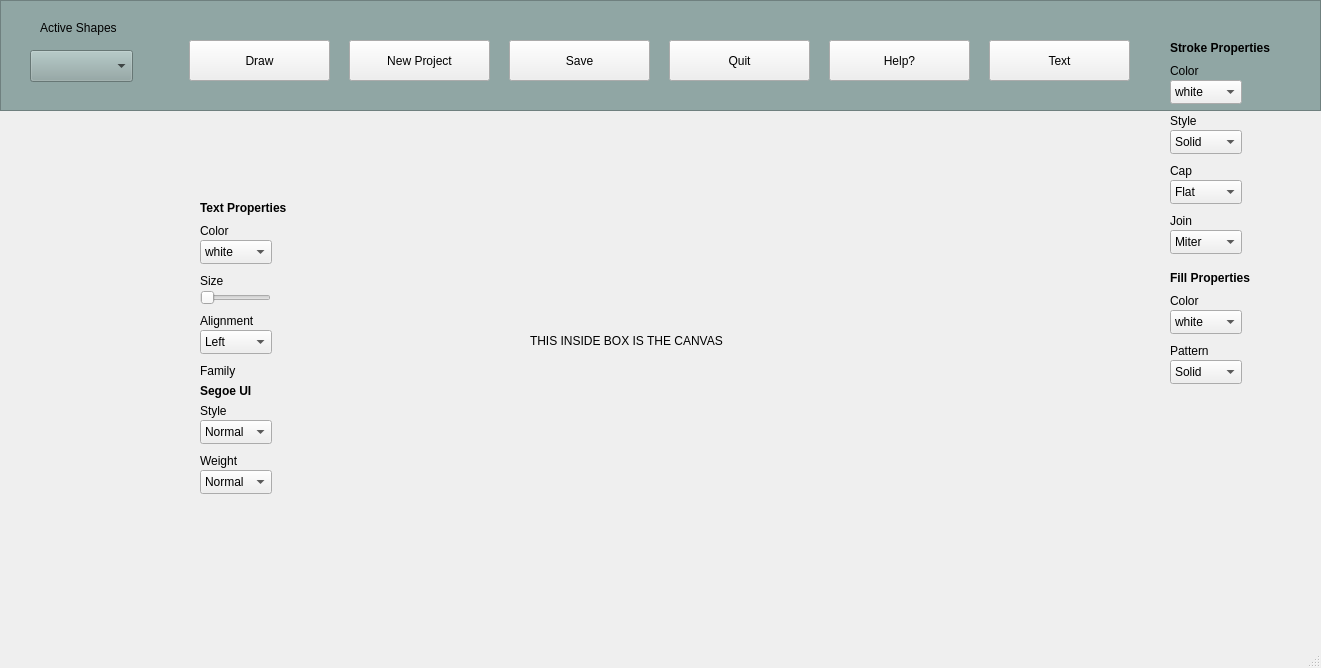
<?xml version="1.0" encoding="UTF-8"?>
<ui version="4.0">
 <class>RenderScreen</class>
 <widget class="QMainWindow" name="RenderScreen">
  <property name="geometry">
   <rect>
    <x>0</x>
    <y>0</y>
    <width>1321</width>
    <height>668</height>
   </rect>
  </property>
  <property name="windowTitle">
   <string>MainWindow</string>
  </property>
  <widget class="QWidget" name="centralwidget">
   <widget class="QWidget" name="canvas" native="true">
    <property name="geometry">
     <rect>
      <x>160</x>
      <y>100</y>
      <width>1000</width>
      <height>500</height>
     </rect>
    </property>
    <property name="autoFillBackground">
     <bool>false</bool>
    </property>
    <widget class="QLabel" name="label">
     <property name="geometry">
      <rect>
       <x>370</x>
       <y>180</y>
       <width>291</width>
       <height>121</height>
      </rect>
     </property>
     <property name="text">
      <string>THIS INSIDE BOX IS THE CANVAS</string>
     </property>
    </widget>
    <widget class="QWidget" name="widget" native="true">
     <property name="geometry">
      <rect>
       <x>30</x>
       <y>80</y>
       <width>120</width>
       <height>581</height>
      </rect>
     </property>
     <widget class="QLabel" name="label_9">
      <property name="geometry">
       <rect>
        <x>10</x>
        <y>20</y>
        <width>101</width>
        <height>16</height>
       </rect>
      </property>
      <property name="font">
       <font>
        <bold>true</bold>
       </font>
      </property>
      <property name="text">
       <string>Text Properties</string>
      </property>
     </widget>
     <widget class="QLabel" name="label_10">
      <property name="geometry">
       <rect>
        <x>10</x>
        <y>40</y>
        <width>51</width>
        <height>21</height>
       </rect>
      </property>
      <property name="text">
       <string>Color</string>
      </property>
     </widget>
     <widget class="QComboBox" name="comboBox_5">
      <property name="geometry">
       <rect>
        <x>10</x>
        <y>60</y>
        <width>72</width>
        <height>24</height>
       </rect>
      </property>
      <item>
       <property name="text">
        <string>white</string>
       </property>
      </item>
      <item>
       <property name="text">
        <string>black</string>
       </property>
      </item>
      <item>
       <property name="text">
        <string>red</string>
       </property>
      </item>
      <item>
       <property name="text">
        <string>green</string>
       </property>
      </item>
      <item>
       <property name="text">
        <string>blue</string>
       </property>
      </item>
      <item>
       <property name="text">
        <string>cyan</string>
       </property>
      </item>
      <item>
       <property name="text">
        <string>magenta</string>
       </property>
      </item>
      <item>
       <property name="text">
        <string>yellow</string>
       </property>
      </item>
      <item>
       <property name="text">
        <string>gray</string>
       </property>
      </item>
     </widget>
     <widget class="QLabel" name="label_11">
      <property name="geometry">
       <rect>
        <x>10</x>
        <y>90</y>
        <width>51</width>
        <height>21</height>
       </rect>
      </property>
      <property name="text">
       <string>Size</string>
      </property>
     </widget>
     <widget class="QSlider" name="horizontalSlider_3">
      <property name="geometry">
       <rect>
        <x>10</x>
        <y>110</y>
        <width>71</width>
        <height>16</height>
       </rect>
      </property>
      <property name="orientation">
       <enum>Qt::Horizontal</enum>
      </property>
     </widget>
     <widget class="QLabel" name="label_12">
      <property name="geometry">
       <rect>
        <x>10</x>
        <y>130</y>
        <width>71</width>
        <height>21</height>
       </rect>
      </property>
      <property name="text">
       <string>Alignment</string>
      </property>
     </widget>
     <widget class="QComboBox" name="comboBox_6">
      <property name="geometry">
       <rect>
        <x>10</x>
        <y>150</y>
        <width>72</width>
        <height>24</height>
       </rect>
      </property>
      <item>
       <property name="text">
        <string>Left</string>
       </property>
      </item>
      <item>
       <property name="text">
        <string>Right</string>
       </property>
      </item>
      <item>
       <property name="text">
        <string>Center</string>
       </property>
      </item>
      <item>
       <property name="text">
        <string>Bottom</string>
       </property>
      </item>
      <item>
       <property name="text">
        <string>Top</string>
       </property>
      </item>
     </widget>
     <widget class="QLabel" name="label_13">
      <property name="geometry">
       <rect>
        <x>10</x>
        <y>180</y>
        <width>71</width>
        <height>21</height>
       </rect>
      </property>
      <property name="text">
       <string>Family</string>
      </property>
     </widget>
     <widget class="QLabel" name="label_14">
      <property name="geometry">
       <rect>
        <x>10</x>
        <y>200</y>
        <width>111</width>
        <height>21</height>
       </rect>
      </property>
      <property name="font">
       <font>
        <bold>true</bold>
        <underline>false</underline>
       </font>
      </property>
      <property name="text">
       <string>Segoe UI</string>
      </property>
     </widget>
     <widget class="QLabel" name="label_21">
      <property name="geometry">
       <rect>
        <x>10</x>
        <y>220</y>
        <width>71</width>
        <height>21</height>
       </rect>
      </property>
      <property name="text">
       <string>Style</string>
      </property>
     </widget>
     <widget class="QComboBox" name="comboBox_9">
      <property name="geometry">
       <rect>
        <x>10</x>
        <y>240</y>
        <width>72</width>
        <height>24</height>
       </rect>
      </property>
      <item>
       <property name="text">
        <string>Normal</string>
       </property>
      </item>
      <item>
       <property name="text">
        <string>Italic</string>
       </property>
      </item>
      <item>
       <property name="text">
        <string>Oblique</string>
       </property>
      </item>
     </widget>
     <widget class="QLabel" name="label_22">
      <property name="geometry">
       <rect>
        <x>10</x>
        <y>270</y>
        <width>71</width>
        <height>21</height>
       </rect>
      </property>
      <property name="text">
       <string>Weight</string>
      </property>
     </widget>
     <widget class="QComboBox" name="comboBox_10">
      <property name="geometry">
       <rect>
        <x>10</x>
        <y>290</y>
        <width>72</width>
        <height>24</height>
       </rect>
      </property>
      <item>
       <property name="text">
        <string>Normal</string>
       </property>
      </item>
      <item>
       <property name="text">
        <string>Bold</string>
       </property>
      </item>
      <item>
       <property name="text">
        <string>Thin</string>
       </property>
      </item>
      <item>
       <property name="text">
        <string>Light</string>
       </property>
      </item>
     </widget>
    </widget>
   </widget>
   <widget class="QWidget" name="selectSHAPE" native="true">
    <property name="geometry">
     <rect>
      <x>159</x>
      <y>20</y>
      <width>1001</width>
      <height>80</height>
     </rect>
    </property>
    <widget class="QPushButton" name="draw">
     <property name="geometry">
      <rect>
       <x>30</x>
       <y>20</y>
       <width>141</width>
       <height>41</height>
      </rect>
     </property>
     <property name="text">
      <string>Draw</string>
     </property>
    </widget>
    <widget class="QPushButton" name="newProject">
     <property name="geometry">
      <rect>
       <x>190</x>
       <y>20</y>
       <width>141</width>
       <height>41</height>
      </rect>
     </property>
     <property name="text">
      <string>New Project</string>
     </property>
    </widget>
    <widget class="QPushButton" name="save">
     <property name="geometry">
      <rect>
       <x>350</x>
       <y>20</y>
       <width>141</width>
       <height>41</height>
      </rect>
     </property>
     <property name="text">
      <string>Save</string>
     </property>
    </widget>
    <widget class="QPushButton" name="quit">
     <property name="geometry">
      <rect>
       <x>510</x>
       <y>20</y>
       <width>141</width>
       <height>41</height>
      </rect>
     </property>
     <property name="text">
      <string>Quit</string>
     </property>
    </widget>
    <widget class="QPushButton" name="help">
     <property name="geometry">
      <rect>
       <x>670</x>
       <y>20</y>
       <width>141</width>
       <height>41</height>
      </rect>
     </property>
     <property name="text">
      <string>Help?</string>
     </property>
    </widget>
    <widget class="QPushButton" name="pushButton_6">
     <property name="geometry">
      <rect>
       <x>830</x>
       <y>20</y>
       <width>141</width>
       <height>41</height>
      </rect>
     </property>
     <property name="text">
      <string>Text</string>
     </property>
    </widget>
   </widget>
   <widget class="QWidget" name="widget_2" native="true">
    <property name="geometry">
     <rect>
      <x>1160</x>
      <y>20</y>
      <width>120</width>
      <height>581</height>
     </rect>
    </property>
    <widget class="QLabel" name="label_23">
     <property name="geometry">
      <rect>
       <x>10</x>
       <y>20</y>
       <width>101</width>
       <height>16</height>
      </rect>
     </property>
     <property name="font">
      <font>
       <bold>true</bold>
      </font>
     </property>
     <property name="text">
      <string>Stroke Properties</string>
     </property>
    </widget>
    <widget class="QLabel" name="label_24">
     <property name="geometry">
      <rect>
       <x>10</x>
       <y>40</y>
       <width>51</width>
       <height>21</height>
      </rect>
     </property>
     <property name="text">
      <string>Color</string>
     </property>
    </widget>
    <widget class="QComboBox" name="comboBox_11">
     <property name="geometry">
      <rect>
       <x>10</x>
       <y>60</y>
       <width>72</width>
       <height>24</height>
      </rect>
     </property>
     <item>
      <property name="text">
       <string>white</string>
      </property>
     </item>
     <item>
      <property name="text">
       <string>black</string>
      </property>
     </item>
     <item>
      <property name="text">
       <string>red</string>
      </property>
     </item>
     <item>
      <property name="text">
       <string>green</string>
      </property>
     </item>
     <item>
      <property name="text">
       <string>blue</string>
      </property>
     </item>
     <item>
      <property name="text">
       <string>cyan</string>
      </property>
     </item>
     <item>
      <property name="text">
       <string>magenta</string>
      </property>
     </item>
     <item>
      <property name="text">
       <string>yellow</string>
      </property>
     </item>
     <item>
      <property name="text">
       <string>gray</string>
      </property>
     </item>
    </widget>
    <widget class="QLabel" name="label_25">
     <property name="geometry">
      <rect>
       <x>10</x>
       <y>90</y>
       <width>51</width>
       <height>21</height>
      </rect>
     </property>
     <property name="text">
      <string>Style</string>
     </property>
    </widget>
    <widget class="QComboBox" name="comboBox_12">
     <property name="geometry">
      <rect>
       <x>10</x>
       <y>110</y>
       <width>72</width>
       <height>24</height>
      </rect>
     </property>
     <item>
      <property name="text">
       <string>Solid</string>
      </property>
     </item>
     <item>
      <property name="text">
       <string>Dash</string>
      </property>
     </item>
     <item>
      <property name="text">
       <string>Dot</string>
      </property>
     </item>
     <item>
      <property name="text">
       <string>DashDot</string>
      </property>
     </item>
     <item>
      <property name="text">
       <string>DashDotDot</string>
      </property>
     </item>
    </widget>
    <widget class="QLabel" name="label_26">
     <property name="geometry">
      <rect>
       <x>10</x>
       <y>140</y>
       <width>51</width>
       <height>21</height>
      </rect>
     </property>
     <property name="text">
      <string>Cap</string>
     </property>
    </widget>
    <widget class="QComboBox" name="comboBox_13">
     <property name="geometry">
      <rect>
       <x>10</x>
       <y>160</y>
       <width>72</width>
       <height>24</height>
      </rect>
     </property>
     <item>
      <property name="text">
       <string>Flat</string>
      </property>
     </item>
     <item>
      <property name="text">
       <string>Square</string>
      </property>
     </item>
     <item>
      <property name="text">
       <string>Round</string>
      </property>
     </item>
    </widget>
    <widget class="QLabel" name="label_27">
     <property name="geometry">
      <rect>
       <x>10</x>
       <y>190</y>
       <width>51</width>
       <height>21</height>
      </rect>
     </property>
     <property name="text">
      <string>Join</string>
     </property>
    </widget>
    <widget class="QComboBox" name="comboBox_14">
     <property name="geometry">
      <rect>
       <x>10</x>
       <y>210</y>
       <width>72</width>
       <height>24</height>
      </rect>
     </property>
     <item>
      <property name="text">
       <string>Miter</string>
      </property>
     </item>
     <item>
      <property name="text">
       <string>Bevel</string>
      </property>
     </item>
     <item>
      <property name="text">
       <string>Round</string>
      </property>
     </item>
    </widget>
    <widget class="QLabel" name="label_28">
     <property name="geometry">
      <rect>
       <x>10</x>
       <y>250</y>
       <width>101</width>
       <height>16</height>
      </rect>
     </property>
     <property name="font">
      <font>
       <bold>true</bold>
      </font>
     </property>
     <property name="text">
      <string>Fill Properties</string>
     </property>
    </widget>
    <widget class="QComboBox" name="comboBox_15">
     <property name="geometry">
      <rect>
       <x>10</x>
       <y>290</y>
       <width>72</width>
       <height>24</height>
      </rect>
     </property>
     <item>
      <property name="text">
       <string>white</string>
      </property>
     </item>
     <item>
      <property name="text">
       <string>black</string>
      </property>
     </item>
     <item>
      <property name="text">
       <string>red</string>
      </property>
     </item>
     <item>
      <property name="text">
       <string>green</string>
      </property>
     </item>
     <item>
      <property name="text">
       <string>blue</string>
      </property>
     </item>
     <item>
      <property name="text">
       <string>cyan</string>
      </property>
     </item>
     <item>
      <property name="text">
       <string>magenta</string>
      </property>
     </item>
     <item>
      <property name="text">
       <string>yellow</string>
      </property>
     </item>
     <item>
      <property name="text">
       <string>gray</string>
      </property>
     </item>
    </widget>
    <widget class="QLabel" name="label_29">
     <property name="geometry">
      <rect>
       <x>10</x>
       <y>270</y>
       <width>51</width>
       <height>21</height>
      </rect>
     </property>
     <property name="text">
      <string>Color</string>
     </property>
    </widget>
    <widget class="QComboBox" name="comboBox_16">
     <property name="geometry">
      <rect>
       <x>10</x>
       <y>340</y>
       <width>72</width>
       <height>24</height>
      </rect>
     </property>
     <item>
      <property name="text">
       <string>Solid</string>
      </property>
     </item>
     <item>
      <property name="text">
       <string>Horizontal</string>
      </property>
     </item>
     <item>
      <property name="text">
       <string>Vertical</string>
      </property>
     </item>
     <item>
      <property name="text">
       <string>None</string>
      </property>
     </item>
    </widget>
    <widget class="QLabel" name="label_30">
     <property name="geometry">
      <rect>
       <x>10</x>
       <y>320</y>
       <width>51</width>
       <height>21</height>
      </rect>
     </property>
     <property name="text">
      <string>Pattern</string>
     </property>
    </widget>
   </widget>
   <widget class="QFrame" name="frame">
    <property name="geometry">
     <rect>
      <x>0</x>
      <y>0</y>
      <width>1321</width>
      <height>111</height>
     </rect>
    </property>
    <property name="styleSheet">
     <string notr="true">background-color : rgb(144, 166, 164)</string>
    </property>
    <property name="frameShape">
     <enum>QFrame::StyledPanel</enum>
    </property>
    <property name="frameShadow">
     <enum>QFrame::Raised</enum>
    </property>
    <widget class="QLabel" name="label_2">
     <property name="geometry">
      <rect>
       <x>40</x>
       <y>20</y>
       <width>91</width>
       <height>16</height>
      </rect>
     </property>
     <property name="text">
      <string>Active Shapes</string>
     </property>
    </widget>
    <widget class="QComboBox" name="shapeSelection">
     <property name="geometry">
      <rect>
       <x>30</x>
       <y>50</y>
       <width>103</width>
       <height>32</height>
      </rect>
     </property>
    </widget>
   </widget>
   <zorder>frame</zorder>
   <zorder>canvas</zorder>
   <zorder>selectSHAPE</zorder>
   <zorder>widget_2</zorder>
  </widget>
  <widget class="QMenuBar" name="menubar">
   <property name="geometry">
    <rect>
     <x>0</x>
     <y>0</y>
     <width>1321</width>
     <height>24</height>
    </rect>
   </property>
  </widget>
  <widget class="QStatusBar" name="statusbar"/>
 </widget>
 <resources/>
 <connections/>
</ui>
